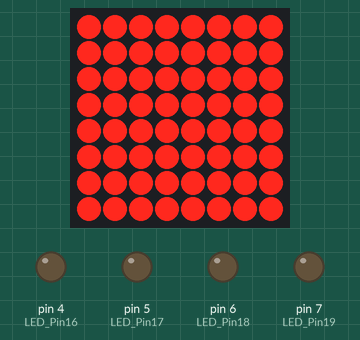
The sketch below on a simulated Arduino Uno, built with avr-gcc and run on an emulated ATmega328P. Parts: 8×8 LED matrix, output pins drawn as LEDs (lit = HIGH). Wiring (inferred from the names in the program): MAX7219 LED driver (orientation assumed): data pin 3; clock pin 0; CS pin 1. Pins used as bus, display or sensor lines are not drawn.

Above: at 0.7 s.

Measured:
- what the display in image 0 shows lasts 0.6 s, from 0.6 s to 1.2 s

The sketch:

Specialeffects.ino
```cpp
/************************************************************************************
  This is a example of ICStation Light cube
  All materials are provided by www.ICStation.com.
Should you have any unclear or need any other related material, please feel free to
contact us via http://www.icstation.com/contact_us.php.
www.ICStation.com
   ICStation is based in Shenzhen, China, a city which is rich in electronics.
With such manufacture power, we not only provide worldwide with all kinds of
IC products, such as electronic devices and components, development modules,
development boards, consumptive materials and so on, but also we are taking
part in the designing and developing digital and analog circuit design which
 based on  microcontroller platforms.
 Arduino PIN used: PIN0,PIN1,PIN2,PIN3,PIN4,PIN5,PIN6,PIN7(Other pins can be used alone)


**************************************************************************************/
#include "ICStation_Light_cube.h"


ICStation_Light_cube  My_Light_cube;
// the setup routine runs once when you press reset:
void setup() {
  //initial other
}
// the loop routine runs over and over again forever:
void loop() {

  My_Light_cube.run_example();
}
```

ICStation_Light_cube.cpp
```cpp
/************************************************************************************
  All materials are provided by www.ICStation.com.
Should you have any unclear or need any other related material, please feel free to
contact us via http://www.icstation.com/contact_us.php.
www.ICStation.com
   ICStation is based in Shenzhen, China, a city which is rich in electronics.
With such manufacture power, we not only provide worldwide with all kinds of
IC products, such as electronic devices and components, development modules,
development boards, consumptive materials and so on, but also we are taking
part in the designing and developing digital and analog circuit design which
 based on  microcontroller platforms.
**************************************************************************************/
#include "ICStation_Light_cube.h"
int ICStation_Light_cube::LEDPin[] = {0, 1, 2, 3, 4, 5, 6, 7, 8, 9, 10, 11, 12, 13, 14, 15};
int ICStation_Light_cube::PlanePin[4] = {16, 17, 18, 19};
unsigned char ICStation_Light_cube::PatternTable[]= {
B0001,B0001,B0000,B0000,B0000,B0001,B0000,B0000,B0000,B0001,B0000,B0000,B0000,B0000,B0000,B0000,10,
B0011,B0001,B0000,B0000,B0000,B0001,B0000,B0000,B0000,B0000,B0000,B0000,B0000,B0000,B0000,B0000,10,
B0111,B0001,B0000,B0000,B0000,B0000,B0000,B0000,B0000,B0000,B0000,B0000,B0000,B0000,B0000,B0000,10,
B1111,B0000,B0000,B0000,B0000,B0000,B0000,B0000,B0000,B0000,B0000,B0000,B0000,B0000,B0000,B0000,10,
B1111,B1000,B0000,B0000,B0000,B0000,B0000,B0000,B0000,B0000,B0000,B0000,B0000,B0000,B0000,B0000,10,
B1111,B1100,B0000,B0000,B0000,B0000,B0000,B0000,B0000,B0000,B0000,B0000,B0000,B0000,B0000,B0000,10,
B1111,B1110,B0000,B0000,B0000,B0000,B0000,B0000,B0000,B0000,B0000,B0000,B0000,B0000,B0000,B0000,10,
B1111,B1111,B0000,B0000,B0000,B0000,B0000,B0000,B0000,B0000,B0000,B0000,B0000,B0000,B0000,B0000,10,
B1111,B1111,B0001,B0000,B0000,B0000,B0000,B0000,B0000,B0000,B0000,B0000,B0000,B0000,B0000,B0000,10,
B1111,B1111,B0011,B0000,B0000,B0000,B0000,B0000,B0000,B0000,B0000,B0000,B0000,B0000,B0000,B0000,10,
B1111,B1111,B0111,B0000,B0000,B0000,B0000,B0000,B0000,B0000,B0000,B0000,B0000,B0000,B0000,B0000,10,
B1111,B1111,B1111,B0000,B0000,B0000,B0000,B0000,B0000,B0000,B0000,B0000,B0000,B0000,B0000,B0000,10,
B1111,B1111,B1111,B1000,B0000,B0000,B0000,B0000,B0000,B0000,B0000,B0000,B0000,B0000,B0000,B0000,10,
B1111,B1111,B1111,B1100,B0000,B0000,B0000,B0000,B0000,B0000,B0000,B0000,B0000,B0000,B0000,B0000,10,
B1111,B1111,B1111,B1110,B0000,B0000,B0000,B0000,B0000,B0000,B0000,B0000,B0000,B0000,B0000,B0000,10,
B1111,B1111,B1111,B1111,B0000,B0000,B0000,B0000,B0000,B0000,B0000,B0000,B0000,B0000,B0000,B0000,10,
B1111,B1111,B1111,B1111,B0000,B0000,B0000,B0000,B0000,B0000,B0000,B0000,B0000,B0000,B0000,B0000,10,
B0111,B0111,B0111,B0111,B1000,B1000,B1000,B1000,B0000,B0000,B0000,B0000,B0000,B0000,B0000,B0000,10,
B0011,B0011,B0011,B0011,B0100,B0100,B0100,B0100,B1000,B1000,B1000,B1000,B0000,B0000,B0000,B0000,10,
B0001,B0001,B0001,B0001,B0010,B0010,B0010,B0010,B0100,B0100,B0100,B0100,B1000,B1000,B1000,B1000,10,
B0001,B0001,B0001,B0001,B0001,B0001,B0001,B0001,B0010,B0010,B0010,B0010,B0100,B0100,B0100,B0100,10,
B0001,B0001,B0001,B0001,B0001,B0001,B0001,B0001,B0001,B0001,B0001,B0001,B0010,B0010,B0010,B0010,10,
B0001,B0001,B0001,B0001,B0001,B0001,B0001,B0001,B0001,B0001,B0001,B0001,B0001,B0001,B0001,B0001,10,
B0010,B0001,B0001,B0001,B0010,B0001,B0001,B0001,B0010,B0001,B0001,B0001,B0010,B0001,B0001,B0001,10,
B0100,B0010,B0001,B0001,B0100,B0010,B0001,B0001,B0100,B0010,B0001,B0001,B0100,B0010,B0001,B0001,10,
B1000,B0100,B0010,B0001,B1000,B0100,B0010,B0001,B1000,B0100,B0010,B0001,B1000,B0100,B0010,B0001,10,
B0000,B1100,B0011,B0000,B0000,B1100,B0011,B0000,B0000,B1100,B0011,B0000,B0000,B1100,B0011,B0000,10,
B0000,B0011,B1100,B0000,B0000,B0011,B1100,B0000,B0000,B0011,B1100,B0000,B0000,B0011,B1100,B0000,10,
B0001,B0010,B0100,B1000,B0001,B0010,B0100,B1000,B0001,B0010,B0100,B1000,B0001,B0010,B0100,B1000,10,
B0010,B0010,B0100,B0100,B0010,B0010,B0100,B0100,B0010,B0010,B0100,B0100,B0010,B0010,B0100,B0100,10,
B0100,B0100,B0010,B0010,B0100,B0100,B0010,B0010,B0100,B0100,B0010,B0010,B0100,B0100,B0010,B0010,10,
B1000,B0100,B0010,B0001,B1000,B0100,B0010,B0001,B1000,B0100,B0010,B0001,B1000,B0100,B0010,B0001,10,
B0000,B1100,B0011,B0000,B0000,B1100,B0011,B0000,B0000,B1100,B0011,B0000,B0000,B1100,B0011,B0000,10,
B0000,B0011,B1100,B0000,B0000,B0011,B1100,B0000,B0000,B0011,B1100,B0000,B0000,B0011,B1100,B0000,10,
B0001,B0010,B0100,B1000,B0001,B0010,B0100,B1000,B0001,B0010,B0100,B1000,B0001,B0010,B0100,B1000,10,
B1000,B0100,B0010,B0001,B1000,B0100,B0010,B0001,B1000,B0100,B0010,B0001,B1000,B0100,B0010,B0001,10,
B0000,B1100,B0011,B0000,B0000,B1100,B0011,B0000,B0000,B1100,B0011,B0000,B0000,B1100,B0011,B0000,10,
B0000,B0011,B1100,B0000,B0000,B0011,B1100,B0000,B0000,B0011,B1100,B0000,B0000,B0011,B1100,B0000,10,
B0001,B0010,B0100,B1000,B0001,B0010,B0100,B1000,B0001,B0010,B0100,B1000,B0001,B0010,B0100,B1000,10,
B0010,B0010,B0100,B0100,B0010,B0010,B0100,B0100,B0010,B0010,B0100,B0100,B0010,B0010,B0100,B0100,10,
B0100,B0100,B0010,B0010,B0100,B0100,B0010,B0010,B0100,B0100,B0010,B0010,B0100,B0100,B0010,B0010,10,
B1000,B0100,B0010,B0001,B1000,B0100,B0010,B0001,B1000,B0100,B0010,B0001,B1000,B0100,B0010,B0001,10,
B0000,B1100,B0011,B0000,B0000,B1100,B0011,B0000,B0000,B1100,B0011,B0000,B0000,B1100,B0011,B0000,10,
B0000,B0011,B1100,B0000,B0000,B0011,B1100,B0000,B0000,B0011,B1100,B0000,B0000,B0011,B1100,B0000,10,
B0001,B0010,B0100,B1000,B0001,B0010,B0100,B1000,B0001,B0010,B0100,B1000,B0001,B0010,B0100,B1000,10,
B1000,B0100,B0010,B0001,B1000,B0100,B0010,B0001,B1000,B0100,B0010,B0001,B1000,B0100,B0010,B0001,10,
B0000,B1100,B0011,B0000,B0000,B1100,B0011,B0000,B0000,B1100,B0011,B0000,B0000,B1100,B0011,B0000,10,
B0000,B0011,B1100,B0000,B0000,B0011,B1100,B0000,B0000,B0011,B1100,B0000,B0000,B0011,B1100,B0000,10,
B0001,B0010,B0100,B1000,B0001,B0010,B0100,B1000,B0001,B0010,B0100,B1000,B0001,B0010,B0100,B1000,10,
B0010,B0010,B0100,B0100,B0010,B0010,B0100,B0100,B0010,B0010,B0100,B0100,B0010,B0010,B0100,B0100,10,
B0100,B0100,B0010,B0010,B0100,B0100,B0010,B0010,B0100,B0100,B0010,B0010,B0100,B0100,B0010,B0010,10,
B1000,B0100,B0010,B0001,B1000,B0100,B0010,B0001,B1000,B0100,B0010,B0001,B1000,B0100,B0010,B0001,10,
B0000,B1100,B0011,B0000,B0000,B1100,B0011,B0000,B0000,B1100,B0011,B0000,B0000,B1100,B0011,B0000,10,
B0000,B0011,B1100,B0000,B0000,B0011,B1100,B0000,B0000,B0011,B1100,B0000,B0000,B0011,B1100,B0000,10,
B0001,B0010,B0100,B1000,B0001,B0010,B0100,B1000,B0001,B0010,B0100,B1000,B0001,B0010,B0100,B1000,10,
B1000,B0100,B0010,B0001,B1000,B0100,B0010,B0001,B1000,B0100,B0010,B0001,B1000,B0100,B0010,B0001,10,
B0000,B1100,B0011,B0000,B0000,B1100,B0011,B0000,B0000,B1100,B0011,B0000,B0000,B1100,B0011,B0000,10,
B0000,B0011,B1100,B0000,B0000,B0011,B1100,B0000,B0000,B0011,B1100,B0000,B0000,B0011,B1100,B0000,10,
B0001,B0010,B0100,B1000,B0001,B0010,B0100,B1000,B0001,B0010,B0100,B1000,B0001,B0010,B0100,B1000,10,
B0010,B0010,B0100,B0100,B0010,B0010,B0100,B0100,B0010,B0010,B0100,B0100,B0010,B0010,B0100,B0100,10,
B0100,B0100,B0010,B0010,B0100,B0100,B0010,B0010,B0100,B0100,B0010,B0010,B0100,B0100,B0010,B0010,10,
B1000,B0100,B0010,B0001,B1000,B0100,B0010,B0001,B1000,B0100,B0010,B0001,B1000,B0100,B0010,B0001,10,
B0000,B1100,B0011,B0000,B0000,B1100,B0011,B0000,B0000,B1100,B0011,B0000,B0000,B1100,B0011,B0000,10,
B0000,B0011,B1100,B0000,B0000,B0011,B1100,B0000,B0000,B0011,B1100,B0000,B0000,B0011,B1100,B0000,10,
B0001,B0010,B0100,B1000,B0001,B0010,B0100,B1000,B0001,B0010,B0100,B1000,B0001,B0010,B0100,B1000,10,
B1000,B0100,B0010,B0001,B1000,B0100,B0010,B0001,B1000,B0100,B0010,B0001,B1000,B0100,B0010,B0001,10,
B0000,B1100,B0011,B0000,B0000,B1100,B0011,B0000,B0000,B1100,B0011,B0000,B0000,B1100,B0011,B0000,10,
B0000,B0011,B1100,B0000,B0000,B0011,B1100,B0000,B0000,B0011,B1100,B0000,B0000,B0011,B1100,B0000,10,
B0001,B0010,B0100,B1000,B0001,B0010,B0100,B1000,B0001,B0010,B0100,B1000,B0001,B0010,B0100,B1000,10,
B0010,B0010,B0100,B0100,B0010,B0010,B0100,B0100,B0010,B0010,B0100,B0100,B0010,B0010,B0100,B0100,10,
B0100,B0100,B0010,B0010,B0100,B0100,B0010,B0010,B0100,B0100,B0010,B0010,B0100,B0100,B0010,B0010,10,
B1000,B0100,B0010,B0001,B1000,B0100,B0010,B0001,B1000,B0100,B0010,B0001,B1000,B0100,B0010,B0001,10,
B0000,B1100,B0011,B0000,B0000,B1100,B0011,B0000,B0000,B1100,B0011,B0000,B0000,B1100,B0011,B0000,10,
B0000,B0011,B1100,B0000,B0000,B0011,B1100,B0000,B0000,B0011,B1100,B0000,B0000,B0011,B1100,B0000,10,
B0001,B0010,B0100,B1000,B0001,B0010,B0100,B1000,B0001,B0010,B0100,B1000,B0001,B0010,B0100,B1000,10,
B1000,B0100,B0010,B0001,B1000,B0100,B0010,B0001,B1000,B0100,B0010,B0001,B1000,B0100,B0010,B0001,10,
B0000,B1100,B0011,B0000,B0000,B1100,B0011,B0000,B0000,B1100,B0011,B0000,B0000,B1100,B0011,B0000,10,
B0000,B0011,B1100,B0000,B0000,B0011,B1100,B0000,B0000,B0011,B1100,B0000,B0000,B0011,B1100,B0000,10,
B0001,B0010,B0100,B1000,B0001,B0010,B0100,B1000,B0001,B0010,B0100,B1000,B0001,B0010,B0100,B1000,10,
B0010,B0010,B0100,B0100,B0010,B0010,B0100,B0100,B0010,B0010,B0100,B0100,B0010,B0010,B0100,B0100,10,
B0100,B0100,B0010,B0010,B0100,B0100,B0010,B0010,B0100,B0100,B0010,B0010,B0100,B0100,B0010,B0010,10,
B1000,B0100,B0010,B0001,B1000,B0100,B0010,B0001,B1000,B0100,B0010,B0001,B1000,B0100,B0010,B0001,10,
B0000,B1100,B0011,B0000,B0000,B1100,B0011,B0000,B0000,B1100,B0011,B0000,B0000,B1100,B0011,B0000,10,
B0000,B0011,B1100,B0000,B0000,B0011,B1100,B0000,B0000,B0011,B1100,B0000,B0000,B0011,B1100,B0000,10,
B0001,B0010,B0100,B1000,B0001,B0010,B0100,B1000,B0001,B0010,B0100,B1000,B0001,B0010,B0100,B1000,10,
B0000,B0010,B0100,B0000,B0001,B0010,B0100,B1000,B0001,B0010,B0100,B1000,B0001,B0010,B0100,B1000,10,
B0000,B0000,B0000,B0000,B0000,B0010,B0100,B0000,B0001,B0010,B0100,B1000,B0001,B0010,B0100,B1000,10,
B0000,B0000,B0000,B0000,B0000,B0000,B0000,B0000,B0000,B0010,B0100,B0000,B0001,B0010,B0100,B1000,10,
B0000,B0000,B0000,B0000,B0000,B0000,B0000,B0000,B0000,B0000,B0000,B0000,B0000,B0010,B0100,B0000,10,
};
unsigned int ICStation_Light_cube::HC_595_Temp = 0;
int ICStation_Light_cube::clockPin=0;  //SH_CP of 74HC595
int ICStation_Light_cube::latchPin=1;  //ST_CP of 74HC595
int ICStation_Light_cube::dataPin=3;  //DS of 74HC595
int ICStation_Light_cube::HC_595_E = 2;
int ICStation_Light_cube::LED_Pin16= 4;
int ICStation_Light_cube::LED_Pin17= 5;
int ICStation_Light_cube::LED_Pin18= 6;
int ICStation_Light_cube::LED_Pin19= 7;

 #define ICStation_delay_MAX 10000  // 特效时间设置
 int ICStation_Light_cube::ICStation_delay =ICStation_delay_MAX;


 int ICStation_Light_cube::PatternIdx =0;// indexes which byte from pattern buffer
int ICStation_Light_cube::PatternMax = sizeof(PatternTable);


ICStation_Light_cube:: ICStation_Light_cube()
{


pinMode( latchPin, OUTPUT );
pinMode( clockPin, OUTPUT );
pinMode( dataPin, OUTPUT );
pinMode( HC_595_E, OUTPUT );

pinMode( LED_Pin16, OUTPUT );
pinMode( LED_Pin17, OUTPUT );
pinMode( LED_Pin18, OUTPUT );
pinMode( LED_Pin19, OUTPUT );

digitalWrite(LED_Pin16,LOW);
digitalWrite(LED_Pin17,LOW);
digitalWrite(LED_Pin18,LOW);
digitalWrite(LED_Pin19,LOW);


}

ICStation_Light_cube:: ~ICStation_Light_cube()
{
}


//transfer the data to LED
void ICStation_Light_cube::my_display(unsigned char *planeBuf)
{
int i = 0, j = 0;
for(j = 0; j < 16; j++)
{
dight_write_LED_pin(LEDPin[j], LOW);
}

for(j = 0; j < 16; j++)
{
      for(i = 0; i < 4; i++)
       {
        if(planeBuf[j] >> i & B0001)
         {
         dight_write_LED_pin(LEDPin[4 * (j % 4) + i], HIGH);
         }
}
}


}


void ICStation_Light_cube::write_74HC595(void){
   digitalWrite(latchPin, LOW);

   digitalWrite(HC_595_E, HIGH);
   shiftOut(dataPin, clockPin, LSBFIRST, HC_595_Temp);
   shiftOut(dataPin, clockPin, LSBFIRST, (HC_595_Temp >> 8));
   digitalWrite(latchPin, HIGH);
   digitalWrite(HC_595_E, LOW);
 }


 /*******************************************************************
 * parameter：1.Value：74HC595 Pin number
*             2.charge： output LOW or High
 *function:  To convert 74 hc595 are needed for the I/o output
 *           note:for other application the Value should be lower 16
 *******************************************************************/
 void ICStation_Light_cube::dight_write_LED_pin( int value,int charge)
 {
   if(value > 19) return;
   if(charge != LOW && charge != HIGH) return;
  if(charge == LOW)
  {
   switch (value)
   {
     case 0:  HC_595_Temp &=~_BV(15); break;
     case 1:  HC_595_Temp &=~_BV(14); break;
     case 2:  HC_595_Temp &=~_BV(13); break;
     case 3:  HC_595_Temp &=~_BV(12); break;
     case 4:  HC_595_Temp &=~_BV(11); break;
     case 5:  HC_595_Temp &=~_BV(10); break;
     case 6:  HC_595_Temp &=~_BV(9); break;
     case 7:  HC_595_Temp &=~_BV(8); break;
     case 8:  HC_595_Temp &=~_BV(7); break;
     case 9:  HC_595_Temp &=~_BV(6); break;
     case 10:  HC_595_Temp &=~_BV(5); break;
     case 11:  HC_595_Temp &=~_BV(4); break;
     case 12:  HC_595_Temp &=~_BV(3); break;
     case 13:  HC_595_Temp &=~_BV(2); break;
     case 14:  HC_595_Temp &=~_BV(1); break;
     case 15:  HC_595_Temp &=~_BV(0); break;
     case 16: digitalWrite(LED_Pin16,LOW); break;
      case 17: digitalWrite(LED_Pin17,LOW); break;
   }
  }
  else
  {
    switch (value)
   {
     case 0:  HC_595_Temp |=_BV(15); break;
     case 1:  HC_595_Temp |=_BV(14); break;
     case 2:  HC_595_Temp |=_BV(13); break;
     case 3:  HC_595_Temp |=_BV(12); break;
     case 4:  HC_595_Temp |=_BV(11); break;
     case 5:  HC_595_Temp |=_BV(10); break;
     case 6:  HC_595_Temp |=_BV(9); break;
     case 7:  HC_595_Temp |=_BV(8); break;
     case 8:  HC_595_Temp |=_BV(7); break;
     case 9:  HC_595_Temp |=_BV(6); break;
     case 10:  HC_595_Temp |=_BV(5); break;
     case 11:  HC_595_Temp |=_BV(4); break;
     case 12:  HC_595_Temp |=_BV(3); break;
     case 13:  HC_595_Temp |=_BV(2); break;
     case 14:  HC_595_Temp |=_BV(1); break;
     case 15:  HC_595_Temp |=_BV(0); break;
     case 16: digitalWrite(LED_Pin16,HIGH); break;
     case 17: digitalWrite(LED_Pin17,HIGH); break;
   }
  }
     write_74HC595();
 }


 void ICStation_Light_cube::run_example(void)
 {

unsigned char PatternBuf[16]; // saves current pattern from PatternTable

// loop over entries in pattern table – while PatternIdx < PatternMax
int i = 0;

if(ICStation_delay == ICStation_delay_MAX)
{
 ICStation_delay = 0;
 for(i = 0; i < 16; i++)
{
PatternBuf[i] = PatternTable[PatternIdx++];
}
my_display(PatternBuf);
PatternIdx++;
if(PatternIdx >= PatternMax) PatternIdx =0;

}
else{
 ++ICStation_delay;
}


 }
```

ICStation_Light_cube.h
```cpp
/************************************************************************************
  All materials are provided by www.ICStation.com.
Should you have any unclear or need any other related material, please feel free to
contact us via http://www.icstation.com/contact_us.php.
www.ICStation.com
   ICStation is based in Shenzhen, China, a city which is rich in electronics.
With such manufacture power, we not only provide worldwide with all kinds of
IC products, such as electronic devices and components, development modules,
development boards, consumptive materials and so on, but also we are taking
part in the designing and developing digital and analog circuit design which
 based on  microcontroller platforms.
**************************************************************************************/

#ifndef ICSTATION_LIGHT_CUBE_H
#define ICSTATION_LIGHT_CUBE_H

#if (ARDUINO >= 100)
 #include <Arduino.h>
#else
 #include <WProgram.h>
 #include <pins_arduino.h>
#endif

#ifndef _BV
#define _BV
#define _BV(a)   (0x0001 << (a))
#endif


class ICStation_Light_cube {

 public:

  // Constructor: number of LEDs, pin number, LED type
  ICStation_Light_cube();
  ~ICStation_Light_cube();
void my_display(unsigned char *planeBuf);
 void dight_write_LED_pin( int value,int charge);  //write data to 74HC5595
 void run_example(void);


 private:
static int LEDPin[];
static int PlanePin[4];
static unsigned char PatternTable[];
static int clockPin;  //SH_CP of 74HC595
static int latchPin;  //ST_CP of 74HC595
static int dataPin;  //DS of 74HC595
static int HC_595_E;  //74HC595 PIN E
static int LED_Pin16;
static int LED_Pin17;
static int LED_Pin18;
static int LED_Pin19;
static unsigned int HC_595_Temp;   //74HC595write_temp
static int  ICStation_delay;
static int PatternIdx ;// indexes which byte from pattern buffer
static int PatternMax;


void write_74HC595(void);  //write data to 74HC5595
};

#endif // ADAFRUIT_NEOPIXEL_H
```
